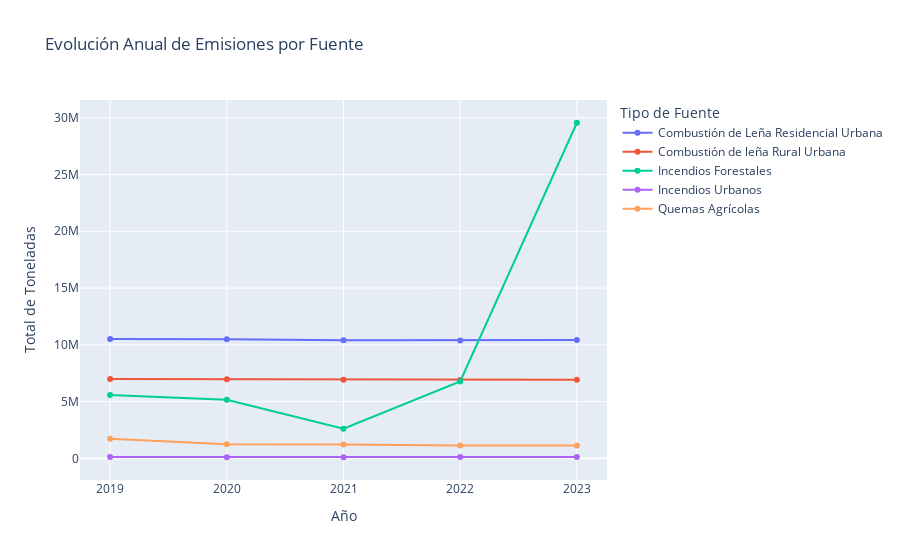

The code cell stored with this chart in its notebook:
### Markdown cell above
#### Pregunta 5: ¿Podemos inferir la estacionalidad a través de las fuentes?
Dado que no tenemos datos mensuales, no podemos ver directamente el "peak" de invierno o verano. Sin embargo, podemos hacer algo muy inteligente: graficar la evolución anual de las fuentes por separado. Esperaríamos que "Combustión de leña" sea una proxy del invierno y "Incendios forestales" del verano.

### Code cell
# Agrupamos por año y tipo de fuente
emisiones_anual_fuente = df_total.groupby(['ano', 'tipo_fuente'])['cantidad_toneladas'].sum().reset_index()

# Gráfico de líneas con un color para cada fuente
fig_estacional = px.line(
    emisiones_anual_fuente,
    x='ano',
    y='cantidad_toneladas',
    color='tipo_fuente', # Magia aquí: una línea por cada tipo de fuente
    title='Evolución Anual de Emisiones por Fuente',
    labels={'cantidad_toneladas': 'Total de Toneladas', 'ano': 'Año', 'tipo_fuente': 'Tipo de Fuente'},
    markers=True
)

fig_estacional.update_xaxes(dtick=1)
fig_estacional.show()

### Figure 1 — Plotly figure (JSON) as saved in the notebook; plotly's stock layout.template omitted (floating-point values rounded to 4 significant figures)
{"data": [{"hovertemplate": "Tipo de Fuente=Combustión de Leña Residencial Urbana<br>Año=%{x}<br>Total de Toneladas=%{y}<extra></extra>", "legendgroup": "Combustión de Leña Residencial Urbana", "line": {"color": "#636efa", "dash": "solid"}, "marker": {"symbol": "circle"}, "mode": "lines+markers", "name": "Combustión de Leña Residencial Urbana", "orientation": "v", "showlegend": true, "type": "scatter", "x": [2019, 2020, 2021, 2022, 2023], "xaxis": "x", "y": [10500000.0, 10490000.0, 10400000.0, 10390000.0, 10420000.0], "yaxis": "y"}, {"hovertemplate": "Tipo de Fuente=Combustión de leña Rural Urbana<br>Año=%{x}<br>Total de Toneladas=%{y}<extra></extra>", "legendgroup": "Combustión de leña Rural Urbana", "line": {"color": "#EF553B", "dash": "solid"}, "marker": {"symbol": "circle"}, "mode": "lines+markers", "name": "Combustión de leña Rural Urbana", "orientation": "v", "showlegend": true, "type": "scatter", "x": [2019, 2020, 2021, 2022, 2023], "xaxis": "x", "y": [6995000.0, 6976000.0, 6914000.0, 6901000.0, 6917000.0], "yaxis": "y"}, {"hovertemplate": "Tipo de Fuente=Incendios Forestales<br>Año=%{x}<br>Total de Toneladas=%{y}<extra></extra>", "legendgroup": "Incendios Forestales", "line": {"color": "#00cc96", "dash": "solid"}, "marker": {"symbol": "circle"}, "mode": "lines+markers", "name": "Incendios Forestales", "orientation": "v", "showlegend": true, "type": "scatter", "x": [2019, 2020, 2021, 2022, 2023], "xaxis": "x", "y": [5588000.0, 5153000.0, 2613000.0, 6778000.0, 29560000.0], "yaxis": "y"}, {"hovertemplate": "Tipo de Fuente=Incendios Urbanos<br>Año=%{x}<br>Total de Toneladas=%{y}<extra></extra>", "legendgroup": "Incendios Urbanos", "line": {"color": "#ab63fa", "dash": "solid"}, "marker": {"symbol": "circle"}, "mode": "lines+markers", "name": "Incendios Urbanos", "orientation": "v", "showlegend": true, "type": "scatter", "x": [2019, 2020, 2021, 2022, 2023], "xaxis": "x", "y": [122100.0, 99070.0, 103500.0, 118500.0, 120000.0], "yaxis": "y"}, {"hovertemplate": "Tipo de Fuente=Quemas Agrícolas<br>Año=%{x}<br>Total de Toneladas=%{y}<extra></extra>", "legendgroup": "Quemas Agrícolas", "line": {"color": "#FFA15A", "dash": "solid"}, "marker": {"symbol": "circle"}, "mode": "lines+markers", "name": "Quemas Agrícolas", "orientation": "v", "showlegend": true, "type": "scatter", "x": [2019, 2020, 2021, 2022, 2023], "xaxis": "x", "y": [1721000.0, 1254000.0, 1217000.0, 1132000.0, 1141000.0], "yaxis": "y"}], "layout": {"legend": {"title": {"text": "Tipo de Fuente"}, "tracegroupgap": 0}, "title": {"text": "Evolución Anual de Emisiones por Fuente"}, "xaxis": {"anchor": "y", "domain": [0, 1], "dtick": 1, "title": {"text": "Año"}}, "yaxis": {"anchor": "x", "domain": [0, 1], "title": {"text": "Total de Toneladas"}}}}
